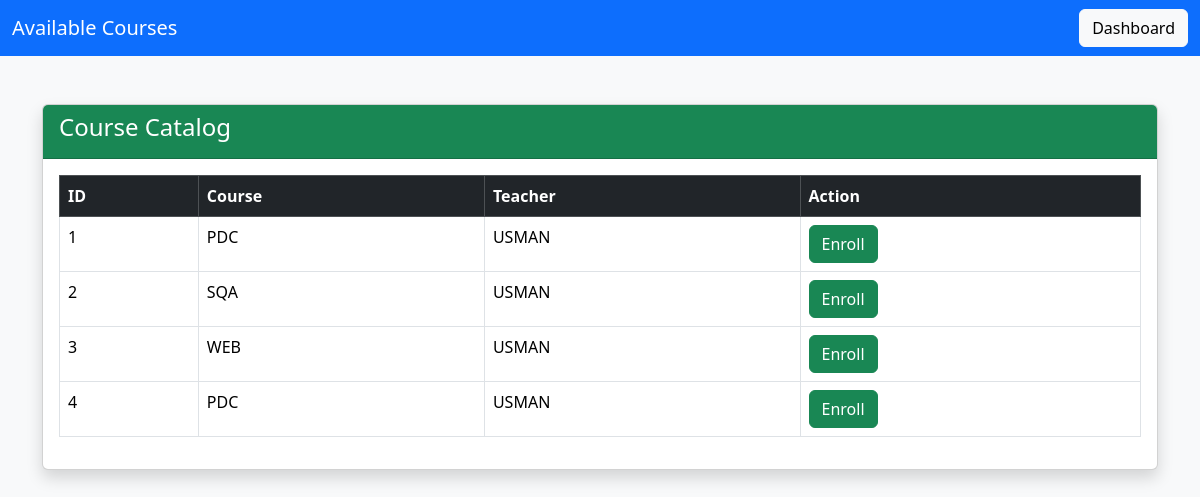
Screenshot of /courses with the database file from the repository.
### models/course_model.py (models this page shows)
class Course(db.Model):
    id = db.Column(
        db.Integer,
        primary_key=True
    )
    course_name = db.Column(
        db.String(100),
        nullable=False
    )
    teacher_name = db.Column(
        db.String(100),
        nullable=False
    )
    description = db.Column(
        db.String(300)
    )

### routes/auth_routes.py (the view)
@app.route("/courses")
def courses():
    data = Course.query.all()
    return render_template(
        "courses.html",
        courses=data
    )

### templates/courses.html (shortened to what this page needs)
<!DOCTYPE html>
<html>
<head>
<link href="https://cdn.jsdelivr.net/npm/bootstrap@5.3.3/dist/css/bootstrap.min.css"
rel="stylesheet">
</head>
<body class="bg-light">
<nav class="navbar navbar-dark bg-primary">
<div class="container-fluid">
<span class="navbar-brand">
Available Courses
</span>
<a href="/student" class="btn btn-light">
Dashboard
</a>
</div>
</nav>
<div class="container mt-5">
<div class="card shadow">
<div class="card-header bg-success text-white">
<h4>Course Catalog</h4>
</div>
<div class="card-body">
<table class="table table-bordered table-hover">
<thead class="table-dark">
<tr>
<th>ID</th>
<th>Course</th>
<th>Teacher</th>
<th>Action</th>
</tr>
</thead>
<tbody>
{% for course in courses %}
<tr>
<td>{{ course.id }}</td>
<td>{{ course.course_name }}</td>
<td>{{ course.teacher_name }}</td>
<td>
<a
href="/enroll_course/{{ course.id }}"
class="btn btn-success">
Enroll
</a>
</td>
</tr>
{% endfor %}
</tbody>
</table>
</div>
</div>
</div>
</body>
</html>

### rows the page displays
Course: id "1", course_name "PDC", teacher_name "USMAN"
Course: id "2", course_name "SQA", teacher_name "USMAN"
Course: id "3", course_name "WEB", teacher_name "USMAN"
Course: id "4", course_name "PDC", teacher_name "USMAN"
